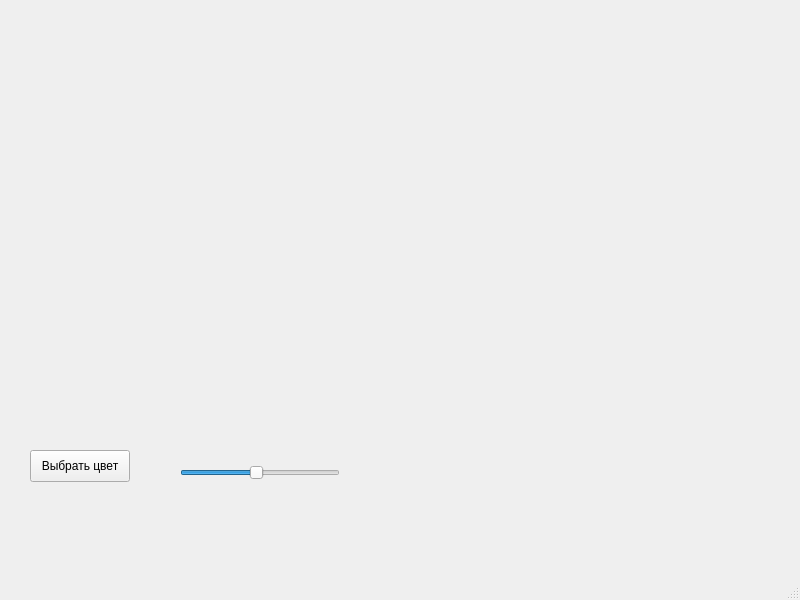
<?xml version="1.0" encoding="UTF-8"?>
<ui version="4.0">
 <class>MainWindow</class>
 <widget class="QMainWindow" name="MainWindow">
  <property name="geometry">
   <rect>
    <x>0</x>
    <y>0</y>
    <width>800</width>
    <height>600</height>
   </rect>
  </property>
  <property name="windowTitle">
   <string>MainWindow</string>
  </property>
  <widget class="QWidget" name="centralwidget">
   <widget class="QLabel" name="smileLabel">
    <property name="geometry">
     <rect>
      <x>40</x>
      <y>20</y>
      <width>500</width>
      <height>400</height>
     </rect>
    </property>
    <property name="text">
     <string/>
    </property>
   </widget>
   <widget class="QSlider" name="sliderScale">
    <property name="geometry">
     <rect>
      <x>180</x>
      <y>460</y>
      <width>160</width>
      <height>25</height>
     </rect>
    </property>
    <property name="minimum">
     <number>10</number>
    </property>
    <property name="maximum">
     <number>200</number>
    </property>
    <property name="value">
     <number>100</number>
    </property>
    <property name="orientation">
     <enum>Qt::Orientation::Horizontal</enum>
    </property>
   </widget>
   <widget class="QPushButton" name="btnColor">
    <property name="geometry">
     <rect>
      <x>30</x>
      <y>450</y>
      <width>100</width>
      <height>32</height>
     </rect>
    </property>
    <property name="text">
     <string>Выбрать цвет</string>
    </property>
   </widget>
  </widget>
  <widget class="QMenuBar" name="menubar">
   <property name="geometry">
    <rect>
     <x>0</x>
     <y>0</y>
     <width>800</width>
     <height>36</height>
    </rect>
   </property>
  </widget>
  <widget class="QStatusBar" name="statusbar"/>
 </widget>
 <resources/>
 <connections/>
</ui>
